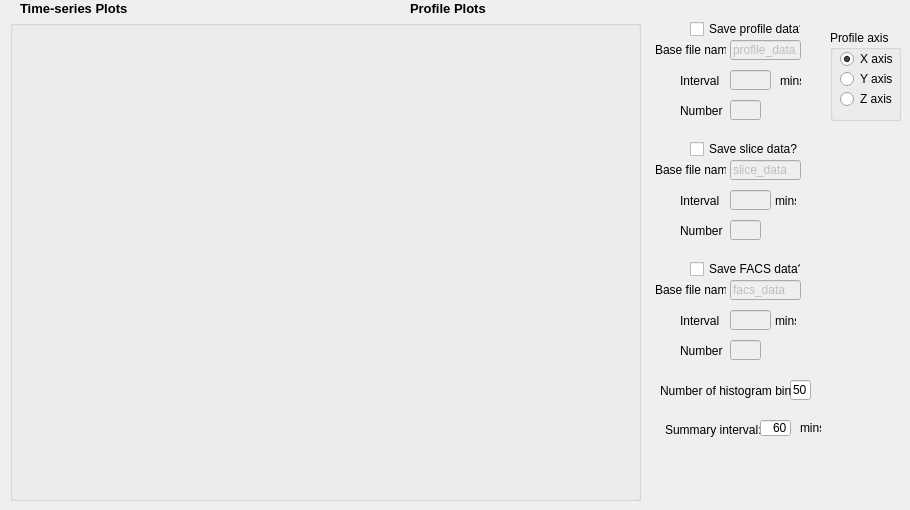
          <widget class="QWidget" name="tab_graphs">
           <attribute name="title">
            <string>Graphs</string>
           </attribute>
           <widget class="QGroupBox" name="groupBox_graphselect">
            <property name="geometry">
             <rect>
              <x>10</x>
              <y>20</y>
              <width>631</width>
              <height>481</height>
             </rect>
            </property>
            <property name="title">
             <string/>
            </property>
           </widget>
           <widget class="QLabel" name="alabel_summary_interval">
            <property name="geometry">
             <rect>
              <x>665</x>
              <y>420</y>
              <width>101</width>
              <height>20</height>
             </rect>
            </property>
            <property name="text">
             <string>Summary interval:</string>
            </property>
           </widget>
           <widget class="QLineEdit" name="lineEdit_summary_interval">
            <property name="geometry">
             <rect>
              <x>760</x>
              <y>420</y>
              <width>31</width>
              <height>16</height>
             </rect>
            </property>
            <property name="text">
             <string>60</string>
            </property>
            <property name="alignment">
             <set>Qt::AlignRight|Qt::AlignTrailing|Qt::AlignVCenter</set>
            </property>
           </widget>
           <widget class="QLabel" name="alabel_mins">
            <property name="geometry">
             <rect>
              <x>800</x>
              <y>420</y>
              <width>21</width>
              <height>16</height>
             </rect>
            </property>
            <property name="text">
             <string>mins</string>
            </property>
           </widget>
           <widget class="QMyCheckBox" name="cbox_SAVE_PROFILE_DATA">
            <property name="geometry">
             <rect>
              <x>690</x>
              <y>20</y>
              <width>111</width>
              <height>18</height>
             </rect>
            </property>
            <property name="text">
             <string>Save profile data?</string>
            </property>
           </widget>
           <widget class="QLineEdit" name="text_SAVE_PROFILE_DATA_FILE_NAME">
            <property name="enabled">
             <bool>false</bool>
            </property>
            <property name="geometry">
             <rect>
              <x>730</x>
              <y>40</y>
              <width>71</width>
              <height>20</height>
             </rect>
            </property>
            <property name="text">
             <string>profile_data</string>
            </property>
           </widget>
           <widget class="QMyLabel" name="label_SAVE_PROFILE_DATA_FILE">
            <property name="geometry">
             <rect>
              <x>655</x>
              <y>40</y>
              <width>71</width>
              <height>20</height>
             </rect>
            </property>
            <property name="text">
             <string>Base file name</string>
            </property>
           </widget>
           <widget class="QLineEdit" name="line_SAVE_PROFILE_DATA_INTERVAL">
            <property name="enabled">
             <bool>false</bool>
            </property>
            <property name="geometry">
             <rect>
              <x>730</x>
              <y>70</y>
              <width>41</width>
              <height>20</height>
             </rect>
            </property>
           </widget>
           <widget class="QLabel" name="alabel_mins_2">
            <property name="geometry">
             <rect>
              <x>780</x>
              <y>70</y>
              <width>21</width>
              <height>21</height>
             </rect>
            </property>
            <property name="text">
             <string>mins</string>
            </property>
           </widget>
           <widget class="QLineEdit" name="line_SAVE_PROFILE_DATA_NUMBER">
            <property name="enabled">
             <bool>false</bool>
            </property>
            <property name="geometry">
             <rect>
              <x>730</x>
              <y>100</y>
              <width>31</width>
              <height>20</height>
             </rect>
            </property>
           </widget>
           <widget class="QMyLabel" name="label_SAVE_PROFILE_DATA_INTERVAL">
            <property name="geometry">
             <rect>
              <x>680</x>
              <y>70</y>
              <width>51</width>
              <height>21</height>
             </rect>
            </property>
            <property name="text">
             <string>Interval</string>
            </property>
           </widget>
           <widget class="QMyLabel" name="label_SAVE_PROFILE_DATA_NUMBER">
            <property name="geometry">
             <rect>
              <x>680</x>
              <y>100</y>
              <width>51</width>
              <height>21</height>
             </rect>
            </property>
            <property name="text">
             <string>Number</string>
            </property>
           </widget>
           <widget class="QLabel" name="alabel_timeseries">
            <property name="geometry">
             <rect>
              <x>20</x>
              <y>0</y>
              <width>161</width>
              <height>16</height>
             </rect>
            </property>
            <property name="font">
             <font>
              <pointsize>10</pointsize>
              <weight>75</weight>
              <bold>true</bold>
             </font>
            </property>
            <property name="text">
             <string>Time-series Plots</string>
            </property>
           </widget>
           <widget class="QLabel" name="alabel_profile">
            <property name="geometry">
             <rect>
              <x>410</x>
              <y>0</y>
              <width>111</width>
              <height>16</height>
             </rect>
            </property>
            <property name="font">
             <font>
              <pointsize>10</pointsize>
              <weight>75</weight>
              <bold>true</bold>
             </font>
            </property>
            <property name="text">
             <string>Profile Plots</string>
            </property>
           </widget>
           <widget class="QLineEdit" name="lineEdit_nhistobins">
            <property name="geometry">
             <rect>
              <x>790</x>
              <y>380</y>
              <width>21</width>
              <height>20</height>
             </rect>
            </property>
            <property name="text">
             <string>50</string>
            </property>
           </widget>
           <widget class="QLabel" name="alabel_nbins">
            <property name="geometry">
             <rect>
              <x>660</x>
              <y>380</y>
              <width>131</width>
              <height>21</height>
             </rect>
            </property>
            <property name="text">
             <string>Number of histogram bins</string>
            </property>
           </widget>
           <widget class="QMyCheckBox" name="cbox_SAVE_SLICE_DATA">
            <property name="geometry">
             <rect>
              <x>690</x>
              <y>140</y>
              <width>111</width>
              <height>18</height>
             </rect>
            </property>
            <property name="text">
             <string>Save slice data?</string>
            </property>
           </widget>
           <widget class="QLineEdit" name="text_SAVE_SLICE_DATA_FILE_NAME">
            <property name="enabled">
             <bool>false</bool>
            </property>
            <property name="geometry">
             <rect>
              <x>730</x>
              <y>160</y>
              <width>71</width>
              <height>20</height>
             </rect>
            </property>
            <property name="text">
             <string>slice_data</string>
            </property>
           </widget>
           <widget class="QMyLabel" name="label_SAVE_SLICE_DATA_INTERVAL">
            <property name="geometry">
             <rect>
              <x>680</x>
              <y>190</y>
              <width>51</width>
              <height>21</height>
             </rect>
            </property>
            <property name="text">
             <string>Interval</string>
            </property>
           </widget>
           <widget class="QLineEdit" name="line_SAVE_SLICE_DATA_NUMBER">
            <property name="enabled">
             <bool>false</bool>
            </property>
            <property name="geometry">
             <rect>
              <x>730</x>
              <y>220</y>
              <width>31</width>
              <height>20</height>
             </rect>
            </property>
           </widget>
           <widget class="QLineEdit" name="line_SAVE_SLICE_DATA_INTERVAL">
            <property name="enabled">
             <bool>false</bool>
            </property>
            <property name="geometry">
             <rect>
              <x>730</x>
              <y>190</y>
              <width>41</width>
              <height>20</height>
             </rect>
            </property>
           </widget>
           <widget class="QLabel" name="alabel_mins_3">
            <property name="geometry">
             <rect>
              <x>775</x>
              <y>190</y>
              <width>21</width>
              <height>21</height>
             </rect>
            </property>
            <property name="text">
             <string>mins</string>
            </property>
           </widget>
           <widget class="QMyLabel" name="label_SAVE_SLICE_DATA_NUMBER">
            <property name="geometry">
             <rect>
              <x>680</x>
              <y>220</y>
              <width>51</width>
              <height>21</height>
             </rect>
            </property>
            <property name="text">
             <string>Number</string>
            </property>
           </widget>
           <widget class="QMyLabel" name="label_SAVE_SLICE_DATA_FILE">
            <property name="geometry">
             <rect>
              <x>655</x>
              <y>160</y>
              <width>71</width>
              <height>20</height>
             </rect>
            </property>
            <property name="text">
             <string>Base file name</string>
            </property>
           </widget>
           <widget class="QGroupBox" name="groupBox_profile_axis">
            <property name="geometry">
             <rect>
              <x>830</x>
              <y>30</y>
              <width>71</width>
              <height>91</height>
             </rect>
            </property>
            <property name="title">
             <string>Profile axis</string>
            </property>
            <widget class="QRadioButton" name="rbut_axis_1">
             <property name="geometry">
              <rect>
               <x>10</x>
               <y>20</y>
               <width>82</width>
               <height>18</height>
              </rect>
             </property>
             <property name="text">
              <string>X axis</string>
             </property>
             <property name="checked">
              <bool>true</bool>
             </property>
             <attribute name="buttonGroup">
              <string>buttonGroup_profileaxis</string>
             </attribute>
            </widget>
            <widget class="QRadioButton" name="rbut_axis_2">
             <property name="geometry">
              <rect>
               <x>10</x>
               <y>40</y>
               <width>82</width>
               <height>18</height>
              </rect>
             </property>
             <property name="text">
              <string>Y axis</string>
             </property>
             <attribute name="buttonGroup">
              <string>buttonGroup_profileaxis</string>
             </attribute>
            </widget>
            <widget class="QRadioButton" name="rbut_axis_3">
             <property name="geometry">
              <rect>
               <x>10</x>
               <y>60</y>
               <width>82</width>
               <height>18</height>
              </rect>
             </property>
             <property name="text">
              <string>Z axis</string>
             </property>
             <attribute name="buttonGroup">
              <string>buttonGroup_profileaxis</string>
             </attribute>
            </widget>
           </widget>
           <widget class="QLineEdit" name="text_SAVE_FACS_DATA_FILE_NAME">
            <property name="enabled">
             <bool>false</bool>
            </property>
            <property name="geometry">
             <rect>
              <x>730</x>
              <y>280</y>
              <width>71</width>
              <height>20</height>
             </rect>
            </property>
            <property name="text">
             <string>facs_data</string>
            </property>
           </widget>
           <widget class="QMyCheckBox" name="cbox_SAVE_FACS_DATA">
            <property name="geometry">
             <rect>
              <x>690</x>
              <y>260</y>
              <width>111</width>
              <height>18</height>
             </rect>
            </property>
            <property name="text">
             <string>Save FACS data?</string>
            </property>
           </widget>
           <widget class="QLabel" name="alabel_mins_4">
            <property name="geometry">
             <rect>
              <x>775</x>
              <y>310</y>
              <width>21</width>
              <height>21</height>
             </rect>
            </property>
            <property name="text">
             <string>mins</string>
            </property>
           </widget>
           <widget class="QMyLabel" name="label_SAVE_FACS_DATA_INTERVAL">
            <property name="geometry">
             <rect>
              <x>680</x>
              <y>310</y>
              <width>51</width>
              <height>21</height>
             </rect>
            </property>
            <property name="text">
             <string>Interval</string>
            </property>
           </widget>
           <widget class="QMyLabel" name="label_SAVE_FACS_DATA_NUMBER">
            <property name="geometry">
             <rect>
              <x>680</x>
              <y>340</y>
              <width>51</width>
              <height>21</height>
             </rect>
            </property>
            <property name="text">
             <string>Number</string>
            </property>
           </widget>
           <widget class="QLineEdit" name="line_SAVE_FACS_DATA_NUMBER">
            <property name="enabled">
             <bool>false</bool>
            </property>
            <property name="geometry">
             <rect>
              <x>730</x>
              <y>340</y>
              <width>31</width>
              <height>20</height>
             </rect>
            </property>
           </widget>
           <widget class="QLineEdit" name="line_SAVE_FACS_DATA_INTERVAL">
            <property name="enabled">
             <bool>false</bool>
            </property>
            <property name="geometry">
             <rect>
              <x>730</x>
              <y>310</y>
              <width>41</width>
              <height>20</height>
             </rect>
            </property>
           </widget>
           <widget class="QMyLabel" name="label_SAVE_FACS_DATA_FILE">
            <property name="geometry">
             <rect>
              <x>655</x>
              <y>280</y>
              <width>71</width>
              <height>20</height>
             </rect>
            </property>
            <property name="text">
             <string>Base file name</string>
            </property>
           </widget>
          </widget>
